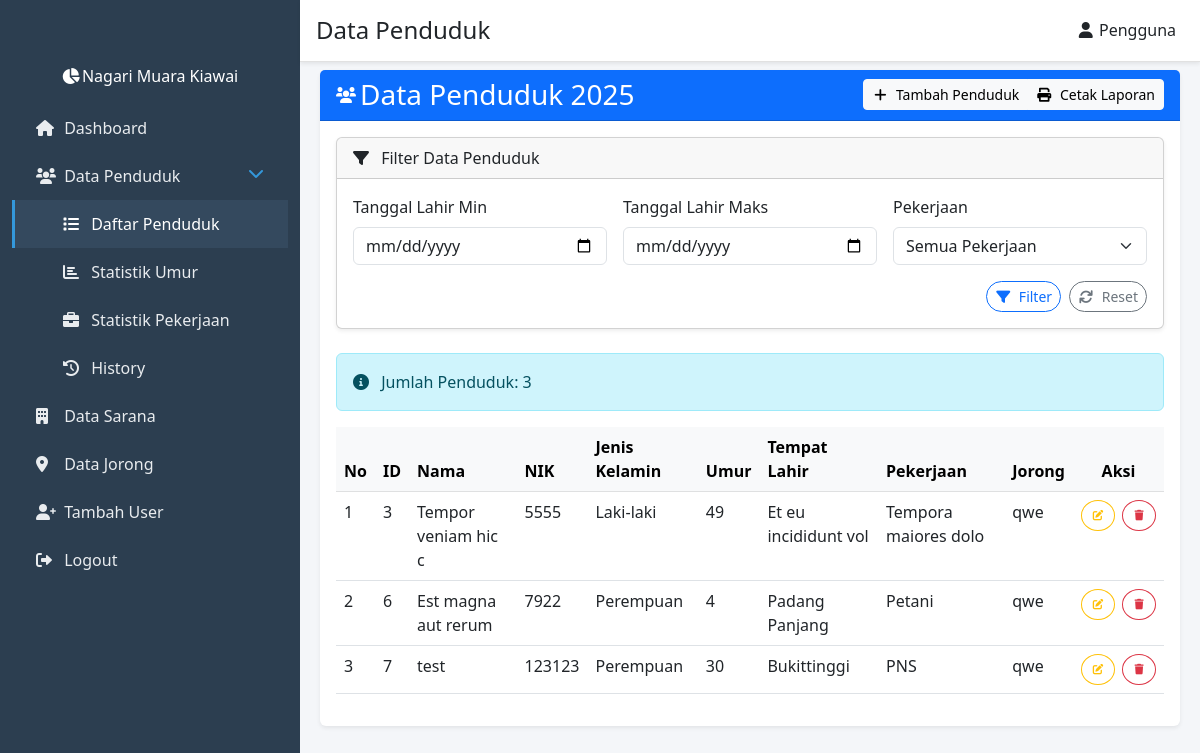
The page /views/penduduk/ (signed in) on the database its author committed.
### tables this page shows
CREATE TABLE `penduduk` (
  `id` int(11) NOT NULL,
  `nama` varchar(100) NOT NULL,
  `nik` varchar(16) NOT NULL,
  `jenis_kelamin` enum('Laki-laki','Perempuan') NOT NULL,
  `tempat_lahir` text NOT NULL,
  `tanggal_lahir` date NOT NULL,
  `pekerjaan` varchar(50) NOT NULL,
  `jorong` varchar(50) NOT NULL,
  `created_at` timestamp NULL DEFAULT current_timestamp()
);

### models/Penduduk.php (called while the page is built, shortened)
<?php
require_once __DIR__ . '/../config/database.php';
class Penduduk
{
    private $conn;
    private $table_name = 'penduduk';
    public function __construct()
    {
        $database = new Database();
        $this->conn = $database->getConnection();
    }
    public function readAll()
    {
        $query = "SELECT * FROM " . $this->table_name . " ORDER BY id ASC";
        $stmt = $this->conn->prepare($query);
        $stmt->execute();
        return $stmt->fetchAll(PDO::FETCH_ASSOC);
    }
}

### config/database.php (called while the page is built, shortened)
<?php
class Database {
    private $host = 'localhost';
    private $db_name = 'nagari_muara_kiawai';
    private $username = 'root';
    private $password = '';
    public function getConnection() {
        $this->conn = null;
        try {
            $this->conn = new PDO("mysql:host=" . $this->host . ";dbname=" . $this->db_name,
                                   $this->username,
                                   $this->password);
            $this->conn->setAttribute(PDO::ATTR_ERRMODE, PDO::ERRMODE_EXCEPTION);
        } catch(PDOException $exception) {
            echo "Connection error: " . $exception->getMessage();
        }
        return $this->conn;
    }
}

### views/penduduk/index.php (the view, shortened to what this page needs)
<?php
require_once __DIR__ . '/../../models/Penduduk.php';
$pendudukModel = new Penduduk();
$filters = [];
$pendudukList = empty($filters) ? $pendudukModel->readAll() : $pendudukModel->readAllWithFilter($filters);
?>
<div class="container-fluid">
    <div class="row">
        <div class="col-12">
            <div class="card shadow-sm border-0">
                <div class="card-header bg-primary text-white d-flex justify-content-between align-items-center">
                    <div class="spacer me-4 d-flex align-items-center">
                        <i class="fas fa-users me-2 mr-4"></i>
                        <h3 class="mb-0">Data Penduduk 2025</h3>
                    </div>
                    <div class="btn-group" role="group">
                        <?php
                            if ($_SESSION['user_role'] !== 'wali_nagari') {
                        ?>
                        <a href="tambah.php" class="btn btn-light btn-sm">
                            <i class="fas fa-plus me-1"></i> Tambah Penduduk
                        </a>
                        <?php } ?>
                        <button id="cetakLaporan" class="btn btn-light btn-sm">
                            <i class="fas fa-print me-1"></i> Cetak Laporan
                        </button>
                    </div>
                </div>
                <div class="card-body">
                    <div class="card mb-4 shadow-sm">
                        <div class="card-header">
                            <i class="fas fa-filter me-2"></i> Filter Data Penduduk
                        </div>
                        <div class="card-body">
                            <form method="GET">
                                <div class="row g-3">
                                <div class="col-md-4">
                                        <label class="form-label">Tanggal Lahir Min</label>
                                        <input type="date" name="tanggal_lahir_min" class="form-control" value="<?= isset($_GET['tanggal_lahir_min']) ? $_GET['tanggal_lahir_min'] : '' ?>">
                                    </div>
                                    <div class="col-md-4">
                                        <label class="form-label">Tanggal Lahir Maks</label>
                                        <input type="date" name="tanggal_lahir_max" class="form-control" value="<?= isset($_GET['tanggal_lahir_max']) ? $_GET['tanggal_lahir_max'] : '' ?>">
                                    </div>
                                    <div class="col-md-4">
                                        <label class="form-label">Pekerjaan</label>
                                        <select name="pekerjaan" class="form-select">
                                            <option value="">Semua Pekerjaan</option>
                                        </select>
                                    </div>
                                    <div class="col-12 mt-3 d-flex justify-content-end">
                                        <button type="submit" class="btn btn-sm btn-outline-primary me-2 rounded-pill">
                                            <i class="fas fa-filter me-1"></i> Filter
                                        </button>
                                        <a href="index.php" class="btn btn-sm btn-outline-secondary rounded-pill">
                                            <i class="fas fa-sync me-1"></i> Reset
                                        </a>
                                    </div>
                                </div>
                            </form>
                        </div>
                    </div>
                    <div class="alert alert-info mb-3" role="alert">
                        <i class="fas fa-info-circle me-2"></i>
                        Jumlah Penduduk: <?= count($pendudukList) ?>
                    </div>
                    <div class="table-responsive">
                        <table class="table table-hover" id="dataPenduduk">
                            <thead class="table-light">
                                <tr>
                                    <th>No</th>
                                    <th>ID</th>
                                    <th>Nama</th>
                                    <th>NIK</th>
                                    <th>Jenis Kelamin</th>
                                    <th>Umur</th>
                                    <th>Tempat Lahir</th>
                                    <th>Pekerjaan</th>
                                    <th>Jorong</th>
                                    <?php
                                        if ($_SESSION['user_role'] !== 'wali_nagari') {
                                    ?>
                                    <th class="text-center">Aksi</th>
                                    <?php } ?>
                                </tr>
                            </thead>
                            <tbody>
                                <?php
                                $no = 1;
                                foreach ($pendudukList as $penduduk):
                                     $tanggalLahir = new DateTime($penduduk['tanggal_lahir']);
                                     $sekarang = new DateTime();
                                     $umur = $sekarang->diff($tanggalLahir)->y;
                                    ?>
                                    <tr>
                                        <td><?= $no++ ?></td>
                                        <td><?= $penduduk['id'] ?></td>
                                        <td><?= $penduduk['nama'] ?></td>
                                        <td><?= $penduduk['nik'] ?></td>
                                        <td><?= $penduduk['jenis_kelamin'] ?></td>
                                        <td><?= $umur ?></td>
                                        <td><?= $penduduk['tempat_lahir'] ?></td>
                                        <td><?= $penduduk['pekerjaan'] ?></td>
                                        <td><?= $penduduk['jorong'] ?></td>
                                        <?php
                                            if ($_SESSION['user_role'] !== 'wali_nagari') {
                                        ?>
                                        <td class="text-center">
                                            <div class="btn-group gap-2" role="group">
                                                <a href="edit.php?id=<?= $penduduk['id'] ?>" class="btn btn-outline-warning btn-sm rounded-circle">
                                                </a>
                                                <a href="?action=delete&id=<?= $penduduk['id'] ?>" class="btn btn-outline-danger btn-sm rounded-circle" onclick="return confirm('Yakin ingin menghapus data?')">
                                                </a>
                                            </div>
                                        </td>
                                        <?php } ?>
                                    </tr>
                                <?php endforeach; ?>
                            </tbody>
                        </table>
                    </div>
                </div>
            </div>
        </div>
    </div>
</div>
<?php
include '../../views/layout.php';

### views/layout.php (style rules this page uses)
body { background-color: #f4f6f9; }
i { width: 1rem; }

### rows shown on the page
penduduk: id "3", nama "Tempor veniam hic c", nik "5555", jenis_kelamin "Laki-laki", tempat_lahir "Et eu incididunt vol", pekerjaan "Tempora maiores dolo", jorong "qwe"
penduduk: id "6", nama "Est magna aut rerum", nik "7922", jenis_kelamin "Perempuan", tempat_lahir "Padang Panjang", pekerjaan "Petani", jorong "qwe"
penduduk: id "7", nama "test", nik "123123", jenis_kelamin "Perempuan", tempat_lahir "Bukittinggi", pekerjaan "PNS", jorong "qwe"

### other values the page prints
$pageTitle "Data Penduduk"
$_SESSION['username'] "Pengguna"
count($pendudukList) "3"
